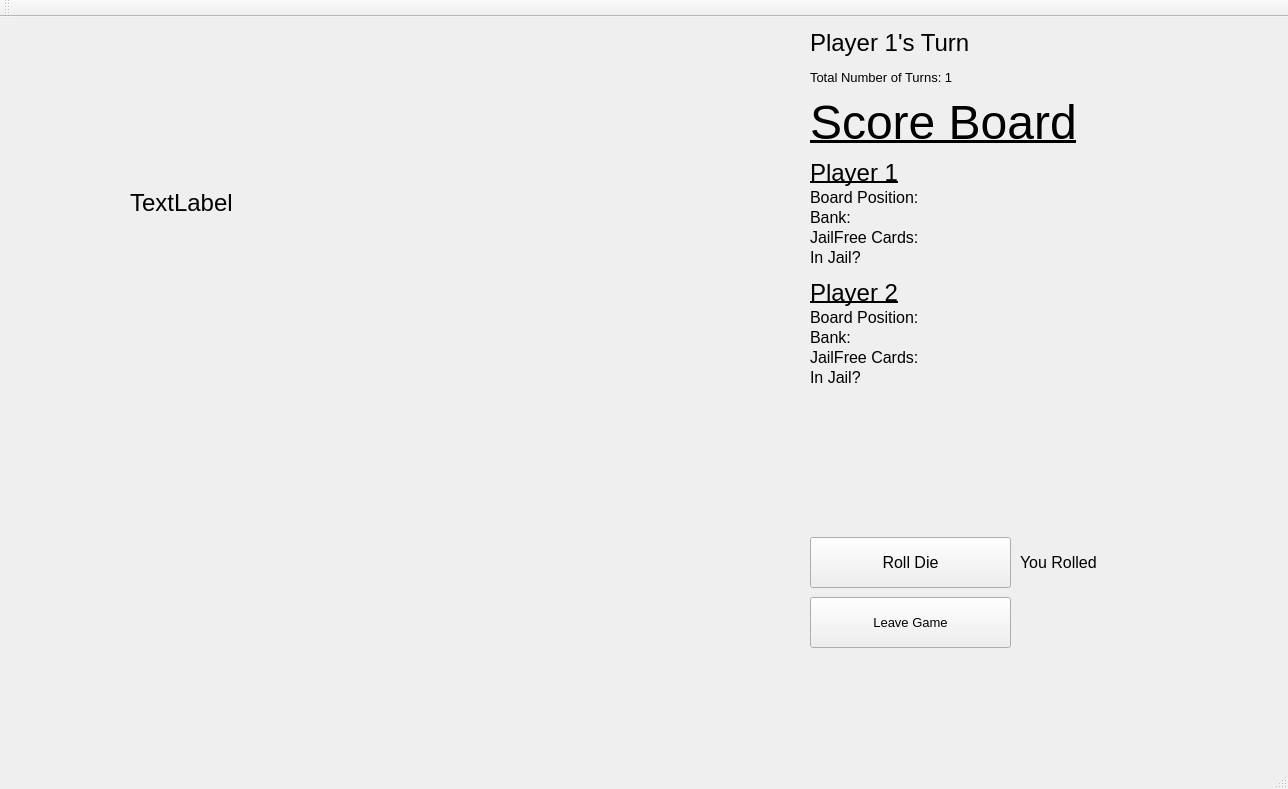
<?xml version="1.0" encoding="UTF-8"?>
<ui version="4.0">
 <class>monopolyboard</class>
 <widget class="QMainWindow" name="monopolyboard">
  <property name="geometry">
   <rect>
    <x>0</x>
    <y>0</y>
    <width>1288</width>
    <height>789</height>
   </rect>
  </property>
  <property name="font">
   <font>
    <pointsize>18</pointsize>
   </font>
  </property>
  <property name="windowTitle">
   <string>MainWindow</string>
  </property>
  <widget class="QWidget" name="centralWidget">
   <widget class="QLabel" name="label">
    <property name="geometry">
     <rect>
      <x>0</x>
      <y>0</y>
      <width>801</width>
      <height>701</height>
     </rect>
    </property>
    <property name="text">
     <string/>
    </property>
    <property name="pixmap">
     <pixmap resource="resources.qrc">:/board.jpg</pixmap>
    </property>
    <property name="scaledContents">
     <bool>true</bool>
    </property>
   </widget>
   <widget class="QLabel" name="label_2">
    <property name="geometry">
     <rect>
      <x>130</x>
      <y>120</y>
      <width>231</width>
      <height>131</height>
     </rect>
    </property>
    <property name="autoFillBackground">
     <bool>true</bool>
    </property>
    <property name="text">
     <string>TextLabel</string>
    </property>
   </widget>
   <widget class="QPushButton" name="pushButton">
    <property name="geometry">
     <rect>
      <x>810</x>
      <y>580</y>
      <width>201</width>
      <height>51</height>
     </rect>
    </property>
    <property name="font">
     <font>
      <pointsize>10</pointsize>
     </font>
    </property>
    <property name="text">
     <string>Leave Game</string>
    </property>
   </widget>
   <widget class="QPushButton" name="pushButton_2">
    <property name="geometry">
     <rect>
      <x>810</x>
      <y>520</y>
      <width>201</width>
      <height>51</height>
     </rect>
    </property>
    <property name="font">
     <font>
      <pointsize>12</pointsize>
     </font>
    </property>
    <property name="text">
     <string>Roll Die</string>
    </property>
   </widget>
   <widget class="QLabel" name="Player1_Space">
    <property name="geometry">
     <rect>
      <x>970</x>
      <y>170</y>
      <width>191</width>
      <height>21</height>
     </rect>
    </property>
    <property name="font">
     <font>
      <pointsize>12</pointsize>
     </font>
    </property>
    <property name="text">
     <string/>
    </property>
   </widget>
   <widget class="QLabel" name="Scoreboard_text">
    <property name="geometry">
     <rect>
      <x>810</x>
      <y>80</y>
      <width>341</width>
      <height>51</height>
     </rect>
    </property>
    <property name="font">
     <font>
      <pointsize>36</pointsize>
      <underline>true</underline>
     </font>
    </property>
    <property name="text">
     <string>Score Board</string>
    </property>
   </widget>
   <widget class="QLabel" name="Player1_Text">
    <property name="geometry">
     <rect>
      <x>810</x>
      <y>140</y>
      <width>121</width>
      <height>31</height>
     </rect>
    </property>
    <property name="font">
     <font>
      <underline>true</underline>
     </font>
    </property>
    <property name="text">
     <string>Player 1</string>
    </property>
   </widget>
   <widget class="QLabel" name="Player1_Position_Text">
    <property name="geometry">
     <rect>
      <x>810</x>
      <y>170</y>
      <width>141</width>
      <height>21</height>
     </rect>
    </property>
    <property name="font">
     <font>
      <pointsize>12</pointsize>
      <weight>50</weight>
      <bold>false</bold>
     </font>
    </property>
    <property name="text">
     <string>Board Position:</string>
    </property>
   </widget>
   <widget class="QLabel" name="DiceRoll">
    <property name="geometry">
     <rect>
      <x>1020</x>
      <y>530</y>
      <width>181</width>
      <height>31</height>
     </rect>
    </property>
    <property name="font">
     <font>
      <pointsize>12</pointsize>
     </font>
    </property>
    <property name="text">
     <string>You Rolled </string>
    </property>
   </widget>
   <widget class="QLabel" name="Player2_Text">
    <property name="geometry">
     <rect>
      <x>810</x>
      <y>260</y>
      <width>121</width>
      <height>31</height>
     </rect>
    </property>
    <property name="font">
     <font>
      <underline>true</underline>
     </font>
    </property>
    <property name="text">
     <string>Player 2</string>
    </property>
   </widget>
   <widget class="QLabel" name="Player1_Bank_Text">
    <property name="geometry">
     <rect>
      <x>810</x>
      <y>190</y>
      <width>111</width>
      <height>21</height>
     </rect>
    </property>
    <property name="font">
     <font>
      <pointsize>12</pointsize>
      <weight>50</weight>
      <bold>false</bold>
     </font>
    </property>
    <property name="text">
     <string>Bank:</string>
    </property>
   </widget>
   <widget class="QLabel" name="Player1_Bank_Amount">
    <property name="geometry">
     <rect>
      <x>970</x>
      <y>190</y>
      <width>191</width>
      <height>21</height>
     </rect>
    </property>
    <property name="font">
     <font>
      <pointsize>12</pointsize>
     </font>
    </property>
    <property name="text">
     <string/>
    </property>
   </widget>
   <widget class="QLabel" name="Player2_Space">
    <property name="geometry">
     <rect>
      <x>970</x>
      <y>290</y>
      <width>191</width>
      <height>21</height>
     </rect>
    </property>
    <property name="font">
     <font>
      <pointsize>12</pointsize>
     </font>
    </property>
    <property name="text">
     <string/>
    </property>
   </widget>
   <widget class="QLabel" name="Player2_Position_Text">
    <property name="geometry">
     <rect>
      <x>810</x>
      <y>290</y>
      <width>141</width>
      <height>21</height>
     </rect>
    </property>
    <property name="font">
     <font>
      <pointsize>12</pointsize>
      <weight>50</weight>
      <bold>false</bold>
     </font>
    </property>
    <property name="text">
     <string>Board Position:</string>
    </property>
   </widget>
   <widget class="QLabel" name="Player2_Bank_Amount">
    <property name="geometry">
     <rect>
      <x>970</x>
      <y>310</y>
      <width>191</width>
      <height>21</height>
     </rect>
    </property>
    <property name="font">
     <font>
      <pointsize>12</pointsize>
     </font>
    </property>
    <property name="text">
     <string/>
    </property>
   </widget>
   <widget class="QLabel" name="Player2_Bank_Text">
    <property name="geometry">
     <rect>
      <x>810</x>
      <y>310</y>
      <width>111</width>
      <height>21</height>
     </rect>
    </property>
    <property name="font">
     <font>
      <pointsize>12</pointsize>
      <weight>50</weight>
      <bold>false</bold>
     </font>
    </property>
    <property name="text">
     <string>Bank:</string>
    </property>
   </widget>
   <widget class="QLabel" name="TurnLabel">
    <property name="geometry">
     <rect>
      <x>810</x>
      <y>10</y>
      <width>221</width>
      <height>31</height>
     </rect>
    </property>
    <property name="palette">
     <palette>
      <active>
       <colorrole role="Text">
        <brush brushstyle="SolidPattern">
         <color alpha="255">
          <red>0</red>
          <green>0</green>
          <blue>0</blue>
         </color>
        </brush>
       </colorrole>
      </active>
      <inactive>
       <colorrole role="Text">
        <brush brushstyle="SolidPattern">
         <color alpha="255">
          <red>0</red>
          <green>0</green>
          <blue>0</blue>
         </color>
        </brush>
       </colorrole>
      </inactive>
      <disabled>
       <colorrole role="Text">
        <brush brushstyle="SolidPattern">
         <color alpha="255">
          <red>120</red>
          <green>120</green>
          <blue>120</blue>
         </color>
        </brush>
       </colorrole>
      </disabled>
     </palette>
    </property>
    <property name="font">
     <font>
      <underline>false</underline>
     </font>
    </property>
    <property name="text">
     <string>Player 1's Turn</string>
    </property>
   </widget>
   <widget class="QLabel" name="TotalTurns">
    <property name="geometry">
     <rect>
      <x>810</x>
      <y>50</y>
      <width>171</width>
      <height>21</height>
     </rect>
    </property>
    <property name="palette">
     <palette>
      <active>
       <colorrole role="Text">
        <brush brushstyle="SolidPattern">
         <color alpha="255">
          <red>0</red>
          <green>0</green>
          <blue>0</blue>
         </color>
        </brush>
       </colorrole>
      </active>
      <inactive>
       <colorrole role="Text">
        <brush brushstyle="SolidPattern">
         <color alpha="255">
          <red>0</red>
          <green>0</green>
          <blue>0</blue>
         </color>
        </brush>
       </colorrole>
      </inactive>
      <disabled>
       <colorrole role="Text">
        <brush brushstyle="SolidPattern">
         <color alpha="255">
          <red>120</red>
          <green>120</green>
          <blue>120</blue>
         </color>
        </brush>
       </colorrole>
      </disabled>
     </palette>
    </property>
    <property name="font">
     <font>
      <pointsize>10</pointsize>
      <underline>false</underline>
     </font>
    </property>
    <property name="text">
     <string>Total Number of Turns: 1</string>
    </property>
   </widget>
   <widget class="QLabel" name="Player1_Jailfree_amount">
    <property name="geometry">
     <rect>
      <x>970</x>
      <y>210</y>
      <width>91</width>
      <height>21</height>
     </rect>
    </property>
    <property name="font">
     <font>
      <pointsize>12</pointsize>
      <weight>50</weight>
      <bold>false</bold>
     </font>
    </property>
    <property name="text">
     <string/>
    </property>
   </widget>
   <widget class="QLabel" name="Player2_Jailfree_amount">
    <property name="geometry">
     <rect>
      <x>970</x>
      <y>330</y>
      <width>111</width>
      <height>21</height>
     </rect>
    </property>
    <property name="font">
     <font>
      <pointsize>12</pointsize>
      <weight>50</weight>
      <bold>false</bold>
     </font>
    </property>
    <property name="text">
     <string/>
    </property>
   </widget>
   <widget class="QLabel" name="Player1_Bank_Text_2">
    <property name="geometry">
     <rect>
      <x>810</x>
      <y>210</y>
      <width>141</width>
      <height>21</height>
     </rect>
    </property>
    <property name="font">
     <font>
      <pointsize>12</pointsize>
      <weight>50</weight>
      <bold>false</bold>
     </font>
    </property>
    <property name="text">
     <string>JailFree Cards:</string>
    </property>
   </widget>
   <widget class="QLabel" name="Player1_Bank_Text_3">
    <property name="geometry">
     <rect>
      <x>810</x>
      <y>330</y>
      <width>141</width>
      <height>21</height>
     </rect>
    </property>
    <property name="font">
     <font>
      <pointsize>12</pointsize>
      <weight>50</weight>
      <bold>false</bold>
     </font>
    </property>
    <property name="text">
     <string>JailFree Cards:</string>
    </property>
   </widget>
   <widget class="QLabel" name="Player1_inJail">
    <property name="geometry">
     <rect>
      <x>970</x>
      <y>230</y>
      <width>111</width>
      <height>21</height>
     </rect>
    </property>
    <property name="font">
     <font>
      <pointsize>12</pointsize>
      <weight>50</weight>
      <bold>false</bold>
     </font>
    </property>
    <property name="text">
     <string/>
    </property>
   </widget>
   <widget class="QLabel" name="Player2_inJail">
    <property name="geometry">
     <rect>
      <x>970</x>
      <y>350</y>
      <width>111</width>
      <height>21</height>
     </rect>
    </property>
    <property name="font">
     <font>
      <pointsize>12</pointsize>
      <weight>50</weight>
      <bold>false</bold>
     </font>
    </property>
    <property name="text">
     <string/>
    </property>
   </widget>
   <widget class="QLabel" name="Player2_inJail_2">
    <property name="geometry">
     <rect>
      <x>810</x>
      <y>350</y>
      <width>111</width>
      <height>21</height>
     </rect>
    </property>
    <property name="font">
     <font>
      <pointsize>12</pointsize>
      <weight>50</weight>
      <bold>false</bold>
     </font>
    </property>
    <property name="text">
     <string>In Jail?</string>
    </property>
   </widget>
   <widget class="QLabel" name="Player2_inJail_3">
    <property name="geometry">
     <rect>
      <x>810</x>
      <y>230</y>
      <width>111</width>
      <height>21</height>
     </rect>
    </property>
    <property name="font">
     <font>
      <pointsize>12</pointsize>
      <weight>50</weight>
      <bold>false</bold>
     </font>
    </property>
    <property name="text">
     <string>In Jail?</string>
    </property>
   </widget>
   <widget class="QLabel" name="label_3">
    <property name="geometry">
     <rect>
      <x>690</x>
      <y>630</y>
      <width>41</width>
      <height>41</height>
     </rect>
    </property>
    <property name="text">
     <string/>
    </property>
    <property name="pixmap">
     <pixmap resource="resources.qrc">:/piece1.png</pixmap>
    </property>
    <property name="scaledContents">
     <bool>true</bool>
    </property>
   </widget>
   <widget class="QLabel" name="label_4">
    <property name="geometry">
     <rect>
      <x>730</x>
      <y>600</y>
      <width>41</width>
      <height>41</height>
     </rect>
    </property>
    <property name="text">
     <string/>
    </property>
    <property name="pixmap">
     <pixmap resource="resources.qrc">:/piece2.png</pixmap>
    </property>
    <property name="scaledContents">
     <bool>true</bool>
    </property>
   </widget>
   <zorder>Player1_Position_Text</zorder>
   <zorder>label</zorder>
   <zorder>label_2</zorder>
   <zorder>pushButton</zorder>
   <zorder>pushButton_2</zorder>
   <zorder>Player1_Space</zorder>
   <zorder>Scoreboard_text</zorder>
   <zorder>Player1_Text</zorder>
   <zorder>DiceRoll</zorder>
   <zorder>Player2_Text</zorder>
   <zorder>Player1_Bank_Text</zorder>
   <zorder>Player1_Bank_Amount</zorder>
   <zorder>Player2_Space</zorder>
   <zorder>Player2_Position_Text</zorder>
   <zorder>Player2_Bank_Amount</zorder>
   <zorder>Player2_Bank_Text</zorder>
   <zorder>TurnLabel</zorder>
   <zorder>TotalTurns</zorder>
   <zorder>Player1_Jailfree_amount</zorder>
   <zorder>Player2_Jailfree_amount</zorder>
   <zorder>Player1_Bank_Text_2</zorder>
   <zorder>Player1_Bank_Text_3</zorder>
   <zorder>Player1_inJail</zorder>
   <zorder>Player2_inJail</zorder>
   <zorder>Player2_inJail_2</zorder>
   <zorder>Player2_inJail_3</zorder>
   <zorder>label_3</zorder>
   <zorder>label_4</zorder>
  </widget>
  <widget class="QMenuBar" name="menuBar">
   <property name="geometry">
    <rect>
     <x>0</x>
     <y>0</y>
     <width>1288</width>
     <height>21</height>
    </rect>
   </property>
  </widget>
  <widget class="QToolBar" name="mainToolBar">
   <attribute name="toolBarArea">
    <enum>TopToolBarArea</enum>
   </attribute>
   <attribute name="toolBarBreak">
    <bool>false</bool>
   </attribute>
  </widget>
  <widget class="QStatusBar" name="statusBar"/>
 </widget>
 <layoutdefault spacing="6" margin="11"/>
 <resources>
  <include location="resources.qrc"/>
 </resources>
 <connections/>
</ui>
